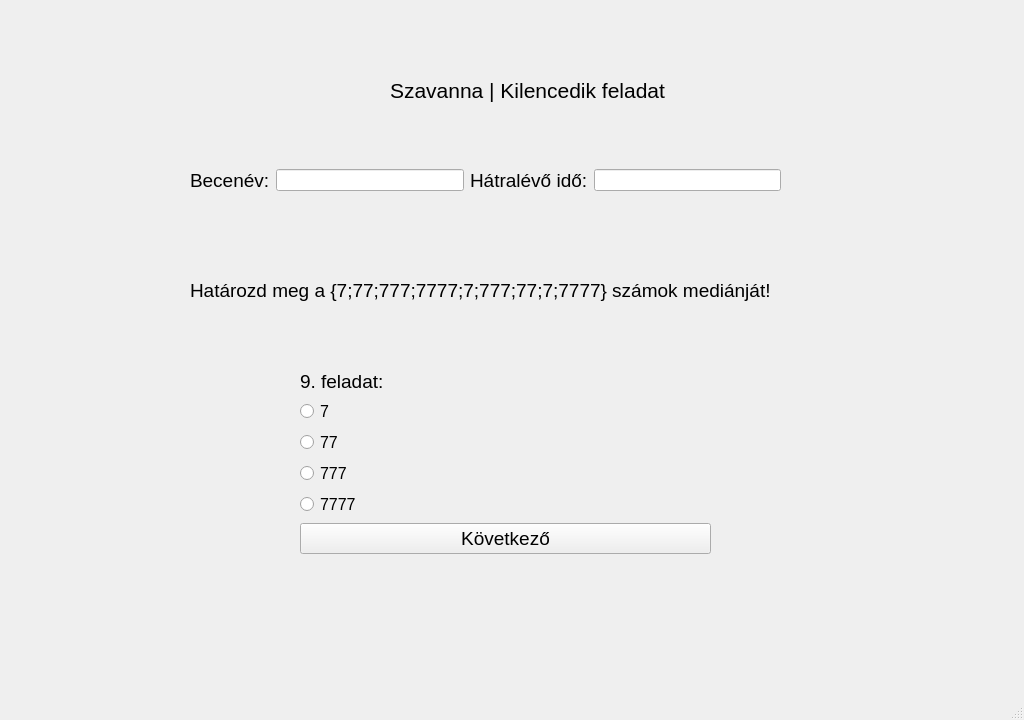
<?xml version="1.0" encoding="UTF-8"?>
<ui version="4.0">
 <class>ques1</class>
 <widget class="QMainWindow" name="ques1">
  <property name="geometry">
   <rect>
    <x>0</x>
    <y>0</y>
    <width>1024</width>
    <height>720</height>
   </rect>
  </property>
  <property name="windowTitle">
   <string>Játékos matematikai gyakorlóprogram</string>
  </property>
  <widget class="QWidget" name="centralwidget">
   <widget class="QLabel" name="label">
    <property name="geometry">
     <rect>
      <x>0</x>
      <y>-10</y>
      <width>1024</width>
      <height>720</height>
     </rect>
    </property>
    <property name="text">
     <string/>
    </property>
    <property name="pixmap">
     <pixmap>../szakdoga hátterek/african-savanna-forest-landscape-scene-at-sunset-free-vector.jpg</pixmap>
    </property>
    <property name="scaledContents">
     <bool>true</bool>
    </property>
   </widget>
   <widget class="QLabel" name="label_4">
    <property name="geometry">
     <rect>
      <x>390</x>
      <y>70</y>
      <width>281</width>
      <height>41</height>
     </rect>
    </property>
    <property name="sizePolicy">
     <sizepolicy hsizetype="Expanding" vsizetype="Preferred">
      <horstretch>0</horstretch>
      <verstretch>0</verstretch>
     </sizepolicy>
    </property>
    <property name="font">
     <font>
      <pointsize>16</pointsize>
     </font>
    </property>
    <property name="cursor">
     <cursorShape>ArrowCursor</cursorShape>
    </property>
    <property name="text">
     <string>Szavanna | Kilencedik feladat</string>
    </property>
   </widget>
   <widget class="QWidget" name="horizontalLayoutWidget">
    <property name="geometry">
     <rect>
      <x>190</x>
      <y>140</y>
      <width>591</width>
      <height>81</height>
     </rect>
    </property>
    <layout class="QHBoxLayout" name="horizontalLayout">
     <item>
      <widget class="QLabel" name="label_2">
       <property name="font">
        <font>
         <pointsize>14</pointsize>
        </font>
       </property>
       <property name="text">
        <string>Becenév:</string>
       </property>
      </widget>
     </item>
     <item>
      <widget class="QLineEdit" name="T1">
       <property name="sizePolicy">
        <sizepolicy hsizetype="Expanding" vsizetype="Fixed">
         <horstretch>0</horstretch>
         <verstretch>0</verstretch>
        </sizepolicy>
       </property>
      </widget>
     </item>
     <item>
      <widget class="QLabel" name="label_3">
       <property name="font">
        <font>
         <pointsize>14</pointsize>
        </font>
       </property>
       <property name="text">
        <string>Hátralévő idő:</string>
       </property>
      </widget>
     </item>
     <item>
      <widget class="QLineEdit" name="T2">
       <property name="sizePolicy">
        <sizepolicy hsizetype="Expanding" vsizetype="Fixed">
         <horstretch>0</horstretch>
         <verstretch>0</verstretch>
        </sizepolicy>
       </property>
      </widget>
     </item>
    </layout>
   </widget>
   <widget class="QWidget" name="formLayoutWidget">
    <property name="geometry">
     <rect>
      <x>300</x>
      <y>370</y>
      <width>411</width>
      <height>251</height>
     </rect>
    </property>
    <layout class="QFormLayout" name="formLayout">
     <property name="labelAlignment">
      <set>Qt::AlignLeading|Qt::AlignLeft|Qt::AlignTop</set>
     </property>
     <item row="1" column="0">
      <widget class="QLabel" name="label_5">
       <property name="font">
        <font>
         <pointsize>14</pointsize>
        </font>
       </property>
       <property name="text">
        <string>9. feladat:</string>
       </property>
      </widget>
     </item>
     <item row="2" column="0">
      <widget class="QRadioButton" name="R1">
       <property name="font">
        <font>
         <pointsize>12</pointsize>
        </font>
       </property>
       <property name="text">
        <string>7</string>
       </property>
      </widget>
     </item>
     <item row="3" column="0">
      <widget class="QRadioButton" name="R2">
       <property name="font">
        <font>
         <pointsize>12</pointsize>
        </font>
       </property>
       <property name="text">
        <string>77</string>
       </property>
      </widget>
     </item>
     <item row="4" column="0">
      <widget class="QRadioButton" name="R3">
       <property name="font">
        <font>
         <pointsize>12</pointsize>
        </font>
       </property>
       <property name="text">
        <string>777</string>
       </property>
      </widget>
     </item>
     <item row="6" column="0" colspan="2">
      <widget class="QPushButton" name="B1">
       <property name="font">
        <font>
         <pointsize>14</pointsize>
        </font>
       </property>
       <property name="text">
        <string>Következő</string>
       </property>
      </widget>
     </item>
     <item row="5" column="0">
      <widget class="QRadioButton" name="R4">
       <property name="font">
        <font>
         <pointsize>12</pointsize>
        </font>
       </property>
       <property name="text">
        <string>7777</string>
       </property>
      </widget>
     </item>
    </layout>
   </widget>
   <widget class="QLabel" name="label_6">
    <property name="geometry">
     <rect>
      <x>190</x>
      <y>250</y>
      <width>591</width>
      <height>81</height>
     </rect>
    </property>
    <property name="font">
     <font>
      <pointsize>14</pointsize>
     </font>
    </property>
    <property name="text">
     <string>Határozd meg a {7;77;777;7777;7;777;77;7;7777} számok mediánját!</string>
    </property>
    <property name="scaledContents">
     <bool>true</bool>
    </property>
   </widget>
  </widget>
  <widget class="QMenuBar" name="menubar">
   <property name="geometry">
    <rect>
     <x>0</x>
     <y>0</y>
     <width>1024</width>
     <height>21</height>
    </rect>
   </property>
  </widget>
  <widget class="QStatusBar" name="statusbar"/>
 </widget>
 <resources/>
 <connections/>
</ui>
